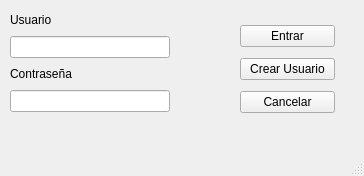
<?xml version="1.0" encoding="UTF-8"?>
<ui version="4.0">
 <class>Loggeo</class>
 <widget class="QMainWindow" name="Loggeo">
  <property name="geometry">
   <rect>
    <x>0</x>
    <y>0</y>
    <width>364</width>
    <height>176</height>
   </rect>
  </property>
  <property name="windowTitle">
   <string>Login</string>
  </property>
  <widget class="QWidget" name="centralwidget">
   <widget class="QWidget" name="verticalLayoutWidget">
    <property name="geometry">
     <rect>
      <x>10</x>
      <y>10</y>
      <width>160</width>
      <height>130</height>
     </rect>
    </property>
    <layout class="QVBoxLayout" name="verticalLayout">
     <item>
      <widget class="QLabel" name="labelUser">
       <property name="text">
        <string>Usuario</string>
       </property>
      </widget>
     </item>
     <item>
      <widget class="QLineEdit" name="editUser">
       <property name="statusTip">
        <string>Nombre de Usuario</string>
       </property>
      </widget>
     </item>
     <item>
      <widget class="QLabel" name="labelPass">
       <property name="text">
        <string>Contraseña</string>
       </property>
      </widget>
     </item>
     <item>
      <widget class="QLineEdit" name="editPass">
       <property name="statusTip">
        <string>Ingrese su Contraseña</string>
       </property>
       <property name="echoMode">
        <enum>QLineEdit::Password</enum>
       </property>
      </widget>
     </item>
     <item>
      <widget class="QLabel" name="labelAcceso">
       <property name="font">
        <font>
         <pointsize>14</pointsize>
         <weight>75</weight>
         <bold>true</bold>
        </font>
       </property>
       <property name="text">
        <string/>
       </property>
      </widget>
     </item>
    </layout>
   </widget>
   <widget class="QWidget" name="verticalLayoutWidget_2">
    <property name="geometry">
     <rect>
      <x>240</x>
      <y>20</y>
      <width>95</width>
      <height>98</height>
     </rect>
    </property>
    <layout class="QVBoxLayout" name="verticalLayout_2">
     <item>
      <widget class="QPushButton" name="btnEnter">
       <property name="text">
        <string>Entrar</string>
       </property>
      </widget>
     </item>
     <item>
      <widget class="QPushButton" name="btnCrear">
       <property name="text">
        <string>Crear Usuario</string>
       </property>
      </widget>
     </item>
     <item>
      <widget class="QPushButton" name="btnCancel">
       <property name="text">
        <string>Cancelar</string>
       </property>
      </widget>
     </item>
    </layout>
   </widget>
  </widget>
  <widget class="QStatusBar" name="statusBar"/>
 </widget>
 <resources/>
 <connections/>
</ui>
